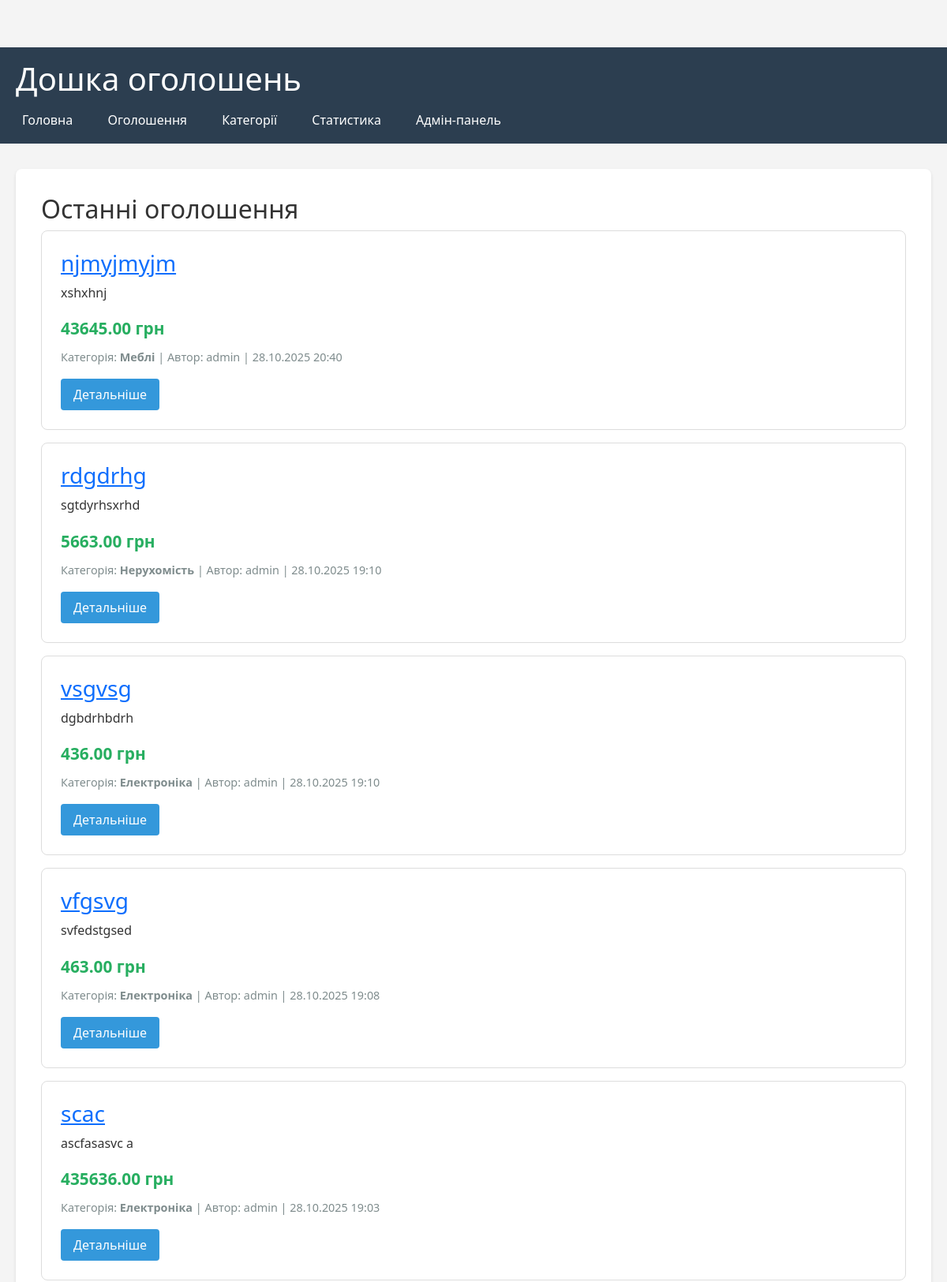
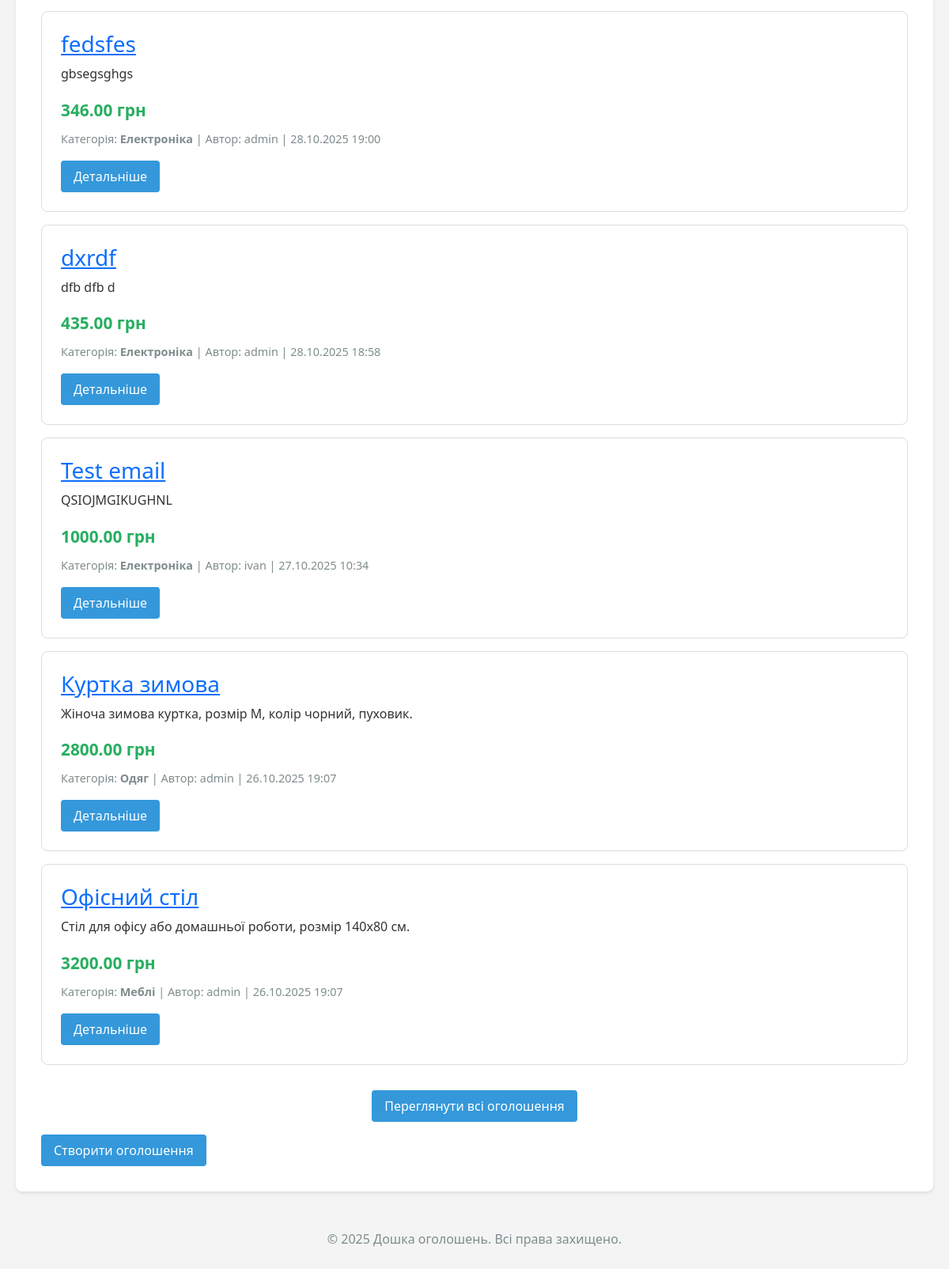
The app's page / (signed in) with its own data (2 pictures, top to bottom).
### board/models.py (models this page shows, shortened)
class Ad(models.Model):
    title = models.CharField(
        max_length=200,
        verbose_name='Заголовок'
    )
    description = models.TextField(
        verbose_name='Опис'
    )
    price = models.DecimalField(
        max_digits=10,
        decimal_places=2,
        validators=[MinValueValidator(0.01)],
        verbose_name='Ціна'
    )
    created_at = models.DateTimeField(
        auto_now_add=True,
        verbose_name='Дата створення'
    )
    updated_at = models.DateTimeField(
        auto_now=True,
        verbose_name='Дата оновлення'
    )
    is_active = models.BooleanField(
        default=True,
        verbose_name='Активне'
    )
    user = models.ForeignKey(
        User,
        on_delete=models.CASCADE,
        related_name='ads',
        verbose_name='Користувач'
    )
    category = models.ForeignKey(
        Category,
        on_delete=models.CASCADE,
        related_name='ads',
        verbose_name='Категорія'
    )
    class Meta:
        verbose_name = 'Оголошення'
        verbose_name_plural = 'Оголошення'
        ordering = ['-created_at']
    def get_short_description(self) -> str:
        if len(self.description) > 100:
            return f"{self.description[:100]}..."
        return self.description

class Category(models.Model):
    name = models.CharField(
        max_length=100,
        unique=True,
        verbose_name='Назва категорії'
    )
    description = models.TextField(
        blank=True,
        verbose_name='Опис категорії'
    )
    class Meta:
        verbose_name = 'Категорія'
        verbose_name_plural = 'Категорії'
        ordering = ['name']

### board/views.py (the view)
# urls.py: path('', views.index, name='index'),
def index(request: HttpRequest) -> HttpResponse:
    ads = Ad.objects.filter(is_active=True).select_related('category', 'user')[:10]
    context = {
        'ads': ads,
        'title': 'Головна сторінка'
    }
    return render(request, 'board/index.html', context)

### board/templates/board/index.html
{% extends 'board/base.html' %}
{% block content %}
<h2>Останні оголошення</h2>
{% if ads %}
{% for ad in ads %}
<div class="ad-card">
    <h3><a href="{% url 'board:ad_detail' ad.id %}">{{ ad.title }}</a></h3>
    <p>{{ ad.get_short_description }}</p>
    <p class="price">{{ ad.price }} грн</p>
    <div class="meta">
        <span>Категорія: <strong>{{ ad.category.name }}</strong></span> |
        <span>Автор: {{ ad.user.username }}</span> |
        <span>{{ ad.created_at|date:"d.m.Y H:i" }}</span>
    </div>
    <a href="{% url 'board:ad_detail' ad.id %}" class="btn" style="margin-top: 1rem;">Детальніше</a>
</div>
{% endfor %}
<p style="text-align: center; margin-top: 2rem;">
    <a href="{% url 'board:ad_list' %}" class="btn">Переглянути всі оголошення</a>
</p>
{% else %}
    <p>Оголошень поки немає.</p>
{% endif %}
{% if user.is_authenticated %}
    <a href="{% url 'board:ad_create' %}" class="btn btn-primary">
        Створити оголошення
    </a>
{% else %}
    <a href="{% url 'admin:login' %}" class="btn btn-primary">
        Увійти щоб створити оголошення
    </a>
{% endif %}
{% endblock %}

### board/static/board/css/base.css (style rules this page uses)
* { margin: 0; padding: 0; box-sizing: border-box; }
body { font-family: 'Segoe UI', Tahoma, Geneva, Verdana, sans-serif; line-height: 1.6; color: #333; background-color: #f4f4f4; padding-top: 60px; }
.ad-card { border: 1px solid #ddd; padding: 1.5rem; margin-bottom: 1rem; border-radius: 8px; transition: box-shadow 0.3s; }
.ad-card h3 { color: #2c3e50; margin-bottom: 0.5rem; }
.ad-card .price { color: #27ae60; font-size: 1.3rem; font-weight: bold; margin: 0.5rem 0; }
.ad-card .meta { color: #7f8c8d; font-size: 0.9rem; }
.btn { display: inline-block; padding: 0.5rem 1rem; background-color: #3498db; color: white; text-decoration: none; border-radius: 4px; transition: background-color 0.3s; border: none; cursor: pointer; }

### records on screen
Ad: title "njmyjmyjm", get_short_description "xshxhnj", price "43645.00", category.name "Меблі", user.username "admin", created_at "28.10.2025 20:40"
Ad: title "rdgdrhg", get_short_description "sgtdyrhsxrhd", price "5663.00", category.name "Нерухомість", user.username "admin", created_at "28.10.2025 19:10"
Ad: title "vsgvsg", get_short_description "dgbdrhbdrh", price "436.00", category.name "Електроніка", user.username "admin", created_at "28.10.2025 19:10"
Ad: title "vfgsvg", get_short_description "svfedstgsed", price "463.00", category.name "Електроніка", user.username "admin", created_at "28.10.2025 19:08"
Ad: title "scac", get_short_description "ascfasasvc a", price "435636.00", category.name "Електроніка", user.username "admin", created_at "28.10.2025 19:03"
Ad: title "fedsfes", get_short_description "gbsegsghgs", price "346.00", category.name "Електроніка", user.username "admin", created_at "28.10.2025 19:00"
Ad: title "dxrdf", get_short_description "dfb dfb d", price "435.00", category.name "Електроніка", user.username "admin", created_at "28.10.2025 18:58"
Ad: title "Test email", get_short_description "QSIOJMGIKUGHNL", price "1000.00", category.name "Електроніка", user.username "ivan", created_at "27.10.2025 10:34"
Ad: title "Куртка зимова", get_short_description "Жіноча зимова куртка, розмір M, колір чорний, пуховик.", price "2800.00", category.name "Одяг", user.username "admin", created_at "26.10.2025 19:07"
Ad: title "Офісний стіл", get_short_description "Стіл для офісу або домашньої роботи, розмір 140x80 см.", price "3200.00", category.name "Меблі", user.username "admin", created_at "26.10.2025 19:07"
